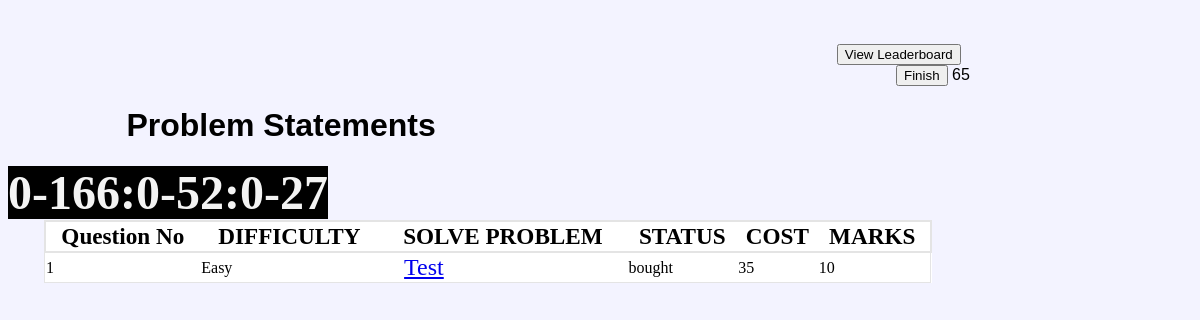
/round2/question/1/, run on an earlier commit of the app's database.
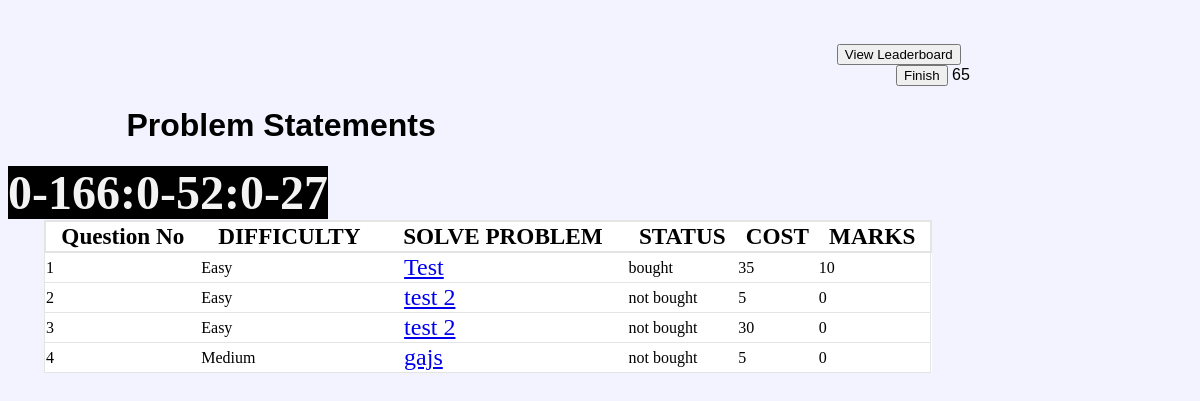
And on a later commit of the database.
### round2/models.py (models this page shows, shortened)
class Question(models.Model):
    question = models.TextField(max_length=4000)
    question_title = models.CharField(max_length=2000)
    input = models.CharField(default=0, max_length=5000)
    correct_op = models.CharField(default=0, max_length=10000)
    explanation = models.CharField(max_length=7000)
    test_input = models.CharField(max_length=700)
    test_output = models.CharField(max_length=10000)
    cost = models.IntegerField()
    user = models.ManyToManyField(User, null=True, through="Score")
    type = models.CharField(default="Easy", max_length=10)

### round2/views.py (the view)
# urls.py: url(r'^question/(?P<user_id>[0-9]+)/$', views.question, name="question"),
def question(request, user_id):
    all_questions = Question.objects.all()
    current_user = User.objects.get(pk=user_id)
    jsonDec = json.decoder.JSONDecoder()
    current_user.total_score = 0
    temp = 0
    question_list = []
    for questions in all_questions:
        if current_user in questions.user.all():
            question_list.append({"question": questions,
                                  "status": "bought",
                                  "cost": questions.cost,
                                  "difficulty": questions.type,
                                  "question_score":Score.objects.get(user_f=current_user,question_f=questions).score})
        else:
            question_list.append({"question": questions,
                                  "status": "not bought",
                                  "cost": questions.cost,
                                  "difficulty": questions.type,
                                  "question_score":0
                                  })
    current_user.total_score = temp
    current_user.save()
    print(current_user.total_score)
    return render(request, 'round2/select_questions.html',
                  {'buyed_questions': '', 'all_questions': all_questions, 'user_id': user_id,
                   'remaining_time': current_user.end_time - time.time(), 'question_list': question_list,'money':current_user.money})

### round2/templates/round2/select_questions.html (shortened to what this page needs)
<!DOCTYPE html>
<html lang="en">
<head>
</head>
<body>
<form action="{% url 'round2:leaderboard' user_id %}" method="post">
    <input type="submit" name="leader" id="leader" value="View Leaderboard" style="margin-left:70%;margin-top:3%;">
</form>
    <button onclick="prompt_user()" style="margin-left:75%;" >Finish</button>
{{ money }}
<h1 STYLE="margin-left:10%; ">Problem Statements </h1>
<div class="fixed">
    <label
            style="background-color:black;color:#F3F3F3;font-family:serif;font-size:300%;margin-top:-15px;  "
    ><b>
        <span id="time1"></span></b>
    </label>
</div>
<table style="margin-left:3%; width:75%; height:70%;">
    <tr id="title" style=" font-weight: bold; font-size:145%;border:2px solid #E4E4E4;">
        <th>Question No</th>
        <th>DIFFICULTY</th>
        <th>SOLVE PROBLEM</th>
        <th>STATUS</th>
        <th>COST</th>
        <th>MARKS<th>
    </tr>
    {% for question in question_list %}
        <tr id="{{ forloop.counter }}" STYLE="border:1px solid #E4E4E4;">
        <td>{{ forloop.counter }}</td>
        <td>{{ question.difficulty }}</td>
        <td><a href="{% url 'round2:question_details' user_id question.question.pk %}"
               style=" font-size: 150%; text-align:left; margin-left:10%;">{{ question.question.question_title }}</a>
        </td>
        <td>{{ question.status }}</td>
        <td>{{ question.cost }}</td>
        <td>{{ question.question_score }}</td>
    {% endfor %}
    </tr>
</table>
</body>
</html>

### round2/templates/round2/select_questions.html (style rules this page uses)
body { background: #F3F3FF; font-family: Arial, Helvetica, sans-serif; }
table, th, td { border-collapse: collapse; background-color: #ffffff; font-family: serif; }

What changed in the data, as far as the page shows it:
added Question: difficulty "Easy", question.question_title "test 2", status "not bought", cost "5", question_score "0"
added Question: difficulty "Easy", question.question_title "test 2", status "not bought", cost "30", question_score "0"
added Question: difficulty "Medium", question.question_title "gajs", status "not bought", cost "5", question_score "0"
